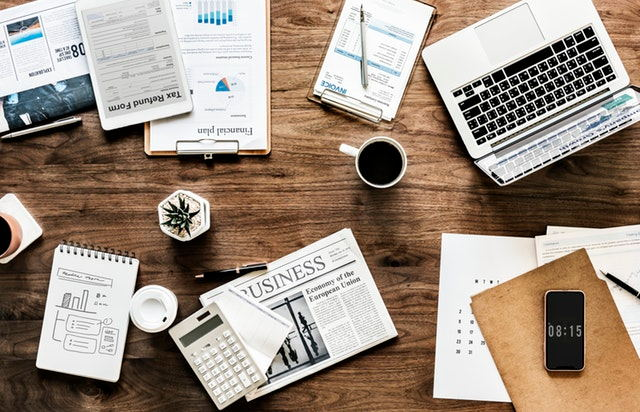
//> input picture 图像腐蚀/1.jpg, 640 x 412 px, given in place of the camera
$ ./main   (built with g++ and OpenCV 4)
//> lines starting //> are read from the running program, lines starting //| are printed output that depends on the picture
#include<opencv2/opencv.hpp>

using namespace cv;

int main()
{
	//1. 从摄像头读入视频
	VideoCapture capture(0);
	Mat edges;

	//循环显示每一帧
	while (1)
	{
		Mat frame;			      //定义一个Mat变量，用于存储每一帧图像
		capture >> frame;	      //读取当前帧
//> frame is the input picture: 412 rows x 640 cols, CV_8UC3; mean B, G, R 129, 142.7, 158.7

		//若视频读取完，退出循环
		if (frame.empty())
		{
			break;
		}
	//2. 将图像转为灰度图像
		cvtColor(frame, edges, CV_BGR2GRAY);   //将RGB彩色图转为灰度图
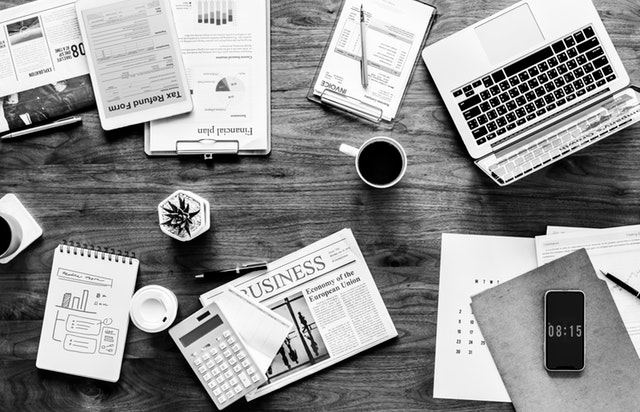
//> edges: 412 rows x 640 cols, CV_8UC1; min 0, max 255, mean 145.9

	//3. 使用3*3内核来降噪（2*3+1=7）
		blur(edges,edges,Size(7,7));       //进行模糊
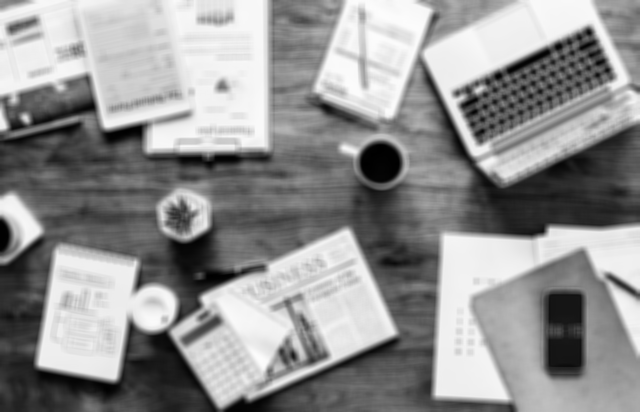
//> edges: 412 rows x 640 cols, CV_8UC1; min 0, max 252, mean 145.9

	//4. 进行canny边缘检测并显示
		Canny(edges, edges, 0, 30, 3);
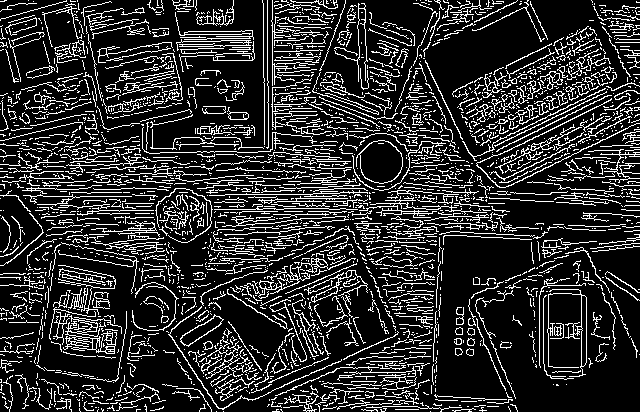
//> edges: 412 rows x 640 cols, CV_8UC1; 18.1% white in thin lines or dots
		imshow("视频边缘检测",edges);        //显示经过处理后的当前帧

		if (waitKey(30) >= 0)
//> the Esc key is pressed
			break;            //延时30ms


	}


	return 0;
}
